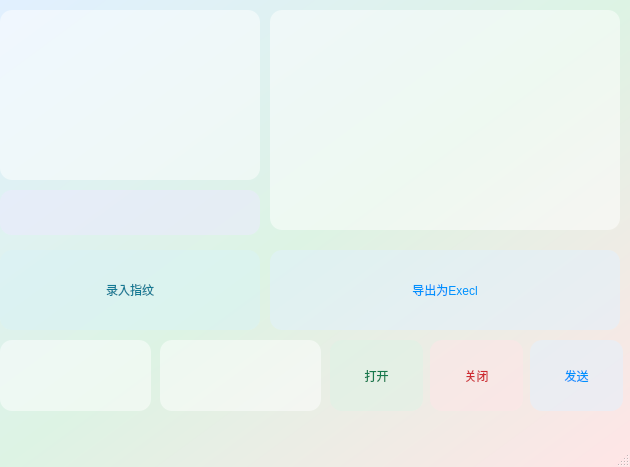
<?xml version="1.0" encoding="UTF-8"?>
<ui version="4.0">
 <class>MainWindow</class>
 <widget class="QMainWindow" name="MainWindow">
  <property name="geometry">
   <rect>
    <x>0</x>
    <y>0</y>
    <width>630</width>
    <height>467</height>
   </rect>
  </property>
  <property name="windowTitle">
   <string>MainWindow</string>
  </property>
  <property name="styleSheet">
   <string notr="true">#MainWindow
{
	background-color: qlineargradient(spread:pad, x1:0, y1:0, x2:1, y2:1, stop:0 rgba(225, 240, 255, 255), stop:0.497512 rgba(221, 243, 228, 255), stop:1 rgba(255, 229, 230, 255));
}</string>
  </property>
  <widget class="QWidget" name="centralwidget">
   <widget class="QTableView" name="excellentEmployeesTableView">
    <property name="geometry">
     <rect>
      <x>0</x>
      <y>10</y>
      <width>260</width>
      <height>170</height>
     </rect>
    </property>
    <property name="styleSheet">
     <string notr="true">#excellentEmployeesTableView
{
	border-radius:12px;
	background-color: rgba(255, 255, 255,125);
}</string>
    </property>
   </widget>
   <widget class="QTableView" name="signInTableView">
    <property name="geometry">
     <rect>
      <x>270</x>
      <y>10</y>
      <width>350</width>
      <height>220</height>
     </rect>
    </property>
    <property name="styleSheet">
     <string notr="true">#signInTableView
{
	border-radius:12px;
	background-color: rgba(255, 255, 255,125);
}</string>
    </property>
   </widget>
   <widget class="QLabel" name="fingerprintStatusLabel">
    <property name="geometry">
     <rect>
      <x>0</x>
      <y>190</y>
      <width>260</width>
      <height>45</height>
     </rect>
    </property>
    <property name="styleSheet">
     <string notr="true">#fingerprintStatusLabel
{
	border-radius:12px;
	color: rgb(88, 71, 175);
	background-color: rgba(237, 233, 254,125);
	font: 57 15pt &quot;苹方UI-港&quot;;
}</string>
    </property>
    <property name="text">
     <string/>
    </property>
    <property name="alignment">
     <set>Qt::AlignCenter</set>
    </property>
   </widget>
   <widget class="QPushButton" name="fingerprintButton">
    <property name="geometry">
     <rect>
      <x>0</x>
      <y>250</y>
      <width>260</width>
      <height>80</height>
     </rect>
    </property>
    <property name="styleSheet">
     <string notr="true">#fingerprintButton
{
	border-radius:12px;
	color: rgb(19, 123, 149);
	background-color: rgba(216, 243, 246,125);
	font: 57 15pt &quot;苹方UI-港&quot;;
}</string>
    </property>
    <property name="text">
     <string>录入指纹</string>
    </property>
   </widget>
   <widget class="QPushButton" name="exportButton">
    <property name="geometry">
     <rect>
      <x>270</x>
      <y>250</y>
      <width>350</width>
      <height>80</height>
     </rect>
    </property>
    <property name="styleSheet">
     <string notr="true">#exportButton
{
	border-radius:12px;
	color: rgb(0, 145, 254);
	background-color: rgba(225, 240, 255,125);
	font: 57 15pt &quot;苹方UI-港&quot;;
}</string>
    </property>
    <property name="text">
     <string>导出为Execl</string>
    </property>
   </widget>
   <widget class="QLineEdit" name="portNameEdit">
    <property name="geometry">
     <rect>
      <x>0</x>
      <y>340</y>
      <width>151</width>
      <height>71</height>
     </rect>
    </property>
    <property name="styleSheet">
     <string notr="true">#portNameEdit
{
	border-radius:12px;
	font: 57 15pt &quot;苹方UI-港&quot;;
	background-color: rgba(255, 255, 255,125);
}</string>
    </property>
   </widget>
   <widget class="QPushButton" name="openButton">
    <property name="geometry">
     <rect>
      <x>330</x>
      <y>340</y>
      <width>93</width>
      <height>71</height>
     </rect>
    </property>
    <property name="styleSheet">
     <string notr="true">#openButton
{
	border-radius:12px;
	font: 57 15pt &quot;苹方UI-港&quot;;
	color: rgb(22, 121, 77);
	background-color: rgba(221, 243, 228,125);
}</string>
    </property>
    <property name="text">
     <string>打开</string>
    </property>
   </widget>
   <widget class="QPushButton" name="sendButton">
    <property name="geometry">
     <rect>
      <x>530</x>
      <y>340</y>
      <width>93</width>
      <height>71</height>
     </rect>
    </property>
    <property name="styleSheet">
     <string notr="true">#sendButton
{
	border-radius:12px;
	font: 57 15pt &quot;苹方UI-港&quot;;
	color: rgb(0, 145, 254);
	background-color: rgba(225, 240, 255,125);
}</string>
    </property>
    <property name="text">
     <string>发送</string>
    </property>
   </widget>
   <widget class="QPushButton" name="closeButton">
    <property name="geometry">
     <rect>
      <x>430</x>
      <y>340</y>
      <width>93</width>
      <height>71</height>
     </rect>
    </property>
    <property name="styleSheet">
     <string notr="true">#closeButton
{
	border-radius:12px;
	font: 57 15pt &quot;苹方UI-港&quot;;
	color: rgb(206, 42, 49);
	background-color: rgba(255, 229, 230,125);
}</string>
    </property>
    <property name="text">
     <string>关闭</string>
    </property>
   </widget>
   <widget class="QLineEdit" name="dataEdit">
    <property name="geometry">
     <rect>
      <x>160</x>
      <y>340</y>
      <width>161</width>
      <height>71</height>
     </rect>
    </property>
    <property name="styleSheet">
     <string notr="true">#dataEdit
{
	border-radius:12px;
	font: 57 15pt &quot;苹方UI-港&quot;;
	background-color: rgba(255, 255, 255,125);
}</string>
    </property>
   </widget>
  </widget>
  <widget class="QMenuBar" name="menubar">
   <property name="geometry">
    <rect>
     <x>0</x>
     <y>0</y>
     <width>630</width>
     <height>27</height>
    </rect>
   </property>
  </widget>
  <widget class="QStatusBar" name="statusbar"/>
 </widget>
 <resources/>
 <connections/>
</ui>
